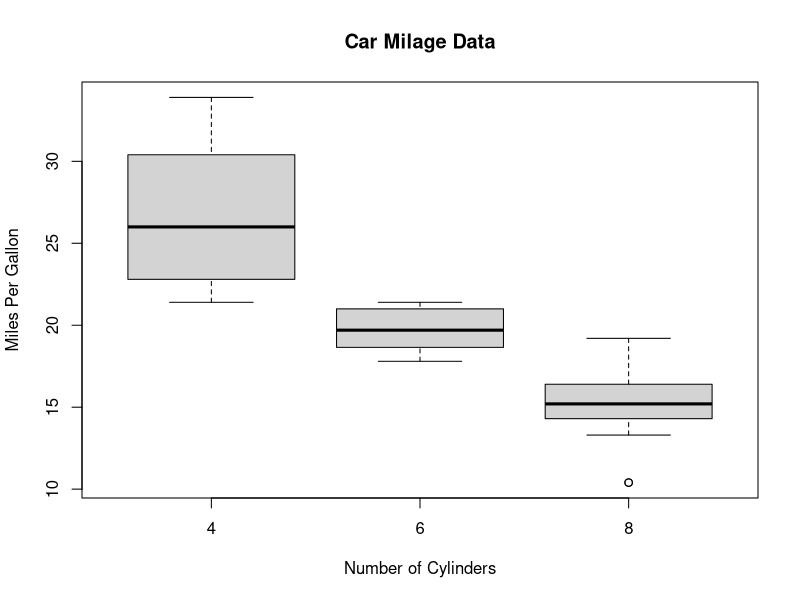
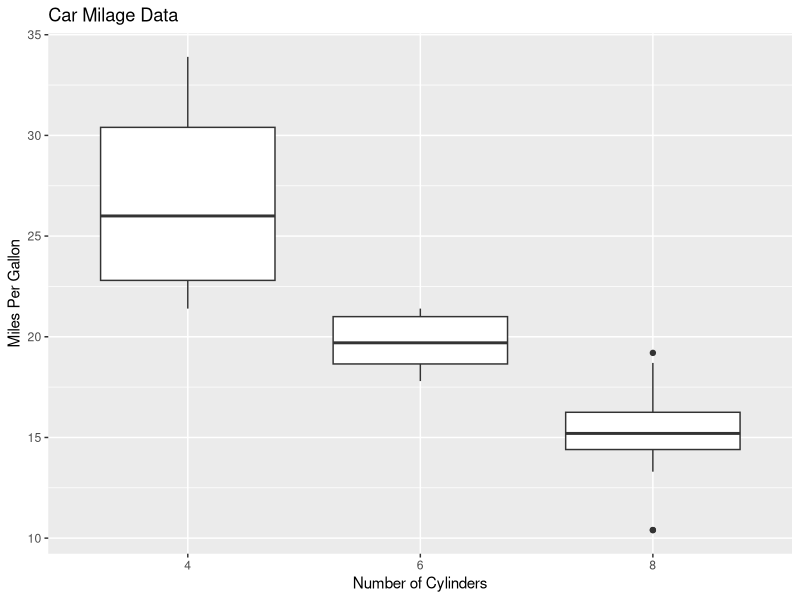

The R script that drew these images, in order:
windows()
par(mfrow=c(1,1))

#Create a box and whisker plot by class using mtcars dataset.
boxplot(mpg~cyl,data=mtcars, main="Car Milage Data", 
        xlab="Number of Cylinders", ylab="Miles Per Gallon")


#another way

library(ggplot2)
qplot(x = factor(cyl), y = mpg, data = mtcars, geom = "boxplot",
      main="Car Milage Data", xlab="Number of Cylinders", 
      ylab="Miles Per Gallon")